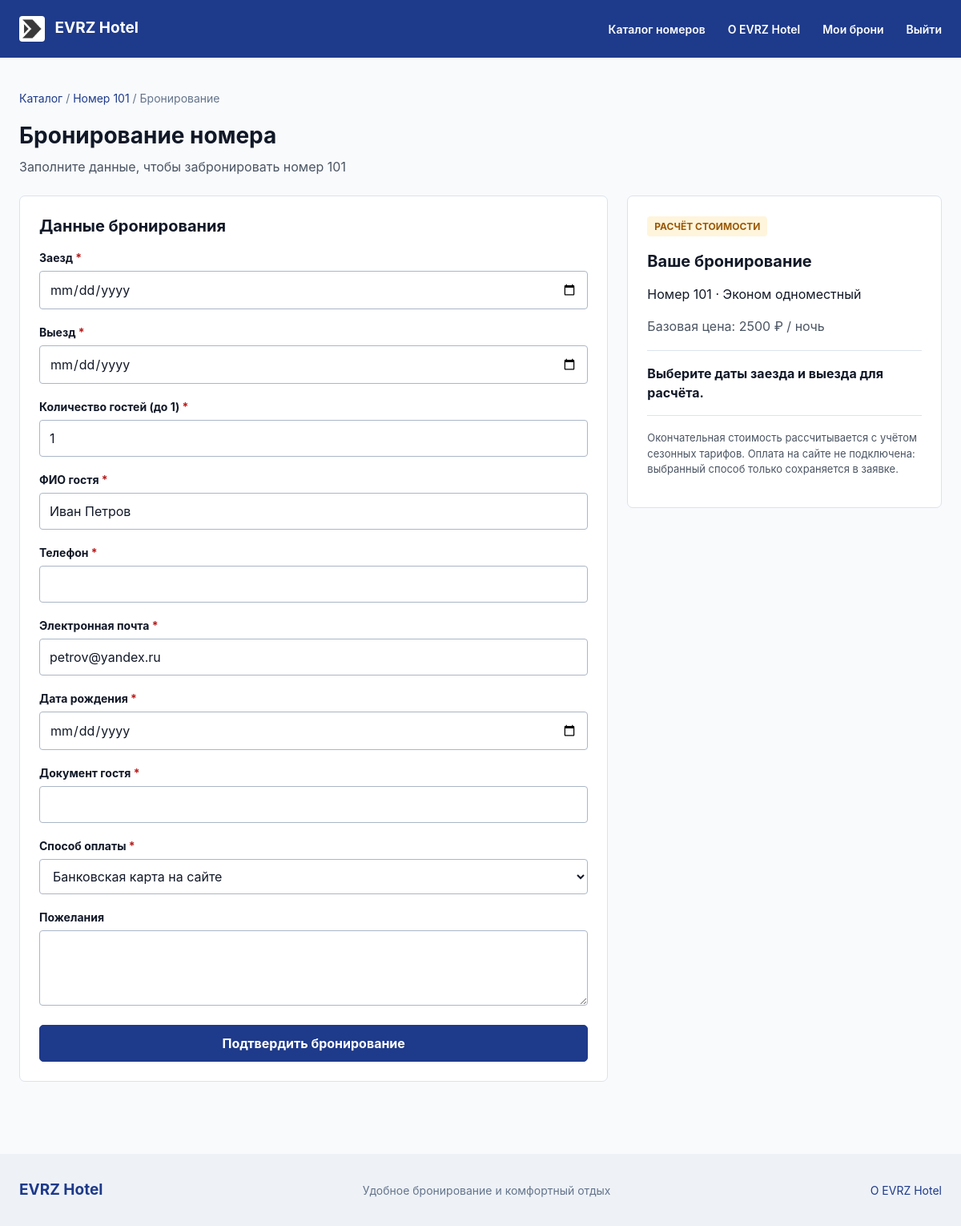
The app's page /rooms/106/book/ (signed in) with its own data.
### hotel/models.py (models this page shows, shortened)
class Room(models.Model):
    room_number = models.CharField(max_length=10, unique=True, verbose_name='Номер комнаты')
    room_type = models.ForeignKey(RoomType, on_delete=models.PROTECT, related_name='rooms', verbose_name='Тип номера')
    floor = models.PositiveSmallIntegerField(
        default=1,
        validators=[MinValueValidator(1), MaxValueValidator(30)],
        verbose_name="Этаж"
    )
    amenities = models.ManyToManyField(
        Amenity,
        through="RoomAmenity",
        related_name="rooms",
        blank=True,
        verbose_name="Удобства в номере"
    )
    image = models.ImageField(upload_to='rooms_photos/', blank=True, null=True, verbose_name='Фотография номера')
    is_active = models.BooleanField(default=True, verbose_name='Доступен для бронирования')
    description = models.TextField(blank=True, verbose_name='Особенности номера')
    class Meta:
        verbose_name = "Номер"
        verbose_name_plural = "Номера"
        ordering = ["floor", "room_number"]
        constraints = [
            models.CheckConstraint(check=Q(floor__gte=1), name='room_floor_min_1'),
        ]

class RoomType(models.Model):
    name = models.CharField(max_length=100, unique=True, verbose_name='Название категории')
    base_price = models.DecimalField(
        max_digits=10,
        decimal_places=2,
        validators=[MinValueValidator(500)],
        verbose_name="Базовая цена за сутки (руб.)"
    )
    max_guests = models.PositiveSmallIntegerField(
        default=2,
        validators=[MinValueValidator(1), MaxValueValidator(10)],
        verbose_name="Максимальная вместимость гостей"
    )
    area = models.DecimalField(
        max_digits=5,
        decimal_places=1,
        validators=[MinValueValidator(8.0)],
        verbose_name="Площадь номера (кв. м)"
    )
    description = models.TextField(blank=True, verbose_name='Описание категории')
    class Meta:
        verbose_name = "Тип номера"
        verbose_name_plural = "Типы номеров"
        ordering = ["base_price", "name"]
        constraints = [
            models.CheckConstraint(check=Q(base_price__gt=0), name='roomtype_base_price_positive'),
            models.CheckConstraint(check=Q(max_guests__gte=1), name='roomtype_max_guests_min_1'),
        ]

### hotel/views.py (the view, shortened to what this page needs)
# urls.py: path('rooms/<int:pk>/book/', views.book, name='book'),
@login_required
def book(request, pk):
    room = get_object_or_404(Room.objects.select_related('room_type'), pk=pk, is_active=True)
    extra_names = [v.strip() for v in request.POST.getlist('extra_guest_name') if v.strip()]
    extra_births = request.POST.getlist('extra_guest_birth')
    extra_docs = request.POST.getlist('extra_guest_doc')
    extra_phones = request.POST.getlist('extra_guest_phone')
    initial = {}
    if request.method == 'GET':
        if request.GET.get('check_in') or request.GET.get('check_in_date'):
            initial['check_in_date'] = request.GET.get('check_in') or request.GET.get('check_in_date')
        if request.GET.get('check_out') or request.GET.get('check_out_date'):
            initial['check_out_date'] = request.GET.get('check_out') or request.GET.get('check_out_date')
        if request.user.email:
            initial['email'] = request.user.email
        full = request.user.get_full_name().strip()
        if full:
            initial['full_name'] = full
    form = BookingForm(
        request.POST or None,
        initial=initial,
        room=room,
        extra_guests_count=len(extra_names),
    )
    context = {
        'room': room,
        'form': form,
    }
    return TemplateResponse(request, 'book.html', context)

### hotel/templates/book.html (shortened to what this page needs)
{% extends 'base.html' %}
{% block content %}
  <p class="breadcrumbs">
    <a href="{% url 'catalog' %}">Каталог</a> / <a href="{% url 'room_detail' room.pk %}">Номер {{ room.room_number }}</a> / Бронирование
  </p>
  <h1>Бронирование номера</h1>
  <p class="muted intro">Заполните данные, чтобы забронировать номер {{ room.room_number }}</p>
  <div class="booking-block">
    <div class="panel">
      <h2>Данные бронирования</h2>
      <form method="post" class="validated-form" novalidate>
        <div class="form-pole">
          <label for="id_check_in_date">Заезд <span class="required">*</span></label>
          {{ form.check_in_date }}
        </div>
        <div class="form-pole">
          <label for="id_check_out_date">Выезд <span class="required">*</span></label>
          {{ form.check_out_date }}
        </div>
        <div class="form-pole">
          <label for="id_guests_count">Количество гостей (до {{ room.room_type.max_guests }}) <span class="required">*</span></label>
          {{ form.guests_count }}
        </div>
        <div class="form-pole">
          <label for="id_full_name">ФИО гостя <span class="required">*</span></label>
          {{ form.full_name }}
        </div>
        <div class="form-pole">
          <label for="id_phone">Телефон <span class="required">*</span></label>
          {{ form.phone }}
        </div>
        <div class="form-pole">
          <label for="id_email">Электронная почта <span class="required">*</span></label>
          {{ form.email }}
        </div>
        <div class="form-pole">
          <label for="id_birth_date">Дата рождения <span class="required">*</span></label>
          {{ form.birth_date }}
        </div>
        <div class="form-pole">
          <label for="id_document_number">Документ гостя <span class="required">*</span></label>
          {{ form.document_number }}
        </div>
        <div class="form-pole">
          <label for="id_payment_method">Способ оплаты <span class="required">*</span></label>
          {{ form.payment_method }}
        </div>
        <div class="form-pole">
          <label for="id_comment">Пожелания</label>
          {{ form.comment }}
        </div>
        <button class="full" type="submit">Подтвердить бронирование</button>
      </form>
    </div>
    <div class="panel price-block" data-calc-url="{% url 'api_calc_price' %}" data-room-id="{{ room.pk }}">
      <span class="badge warning">РАСЧЁТ СТОИМОСТИ</span>
      <h2>Ваше бронирование</h2>
      <p>Номер {{ room.room_number }} · {{ room.room_type.name }}</p>
      <p class="muted">Базовая цена: {{ room.room_type.base_price|floatformat:0 }} ₽ / ночь</p>
      <div id="quote-result" aria-live="polite">Выберите даты заезда и выезда для расчёта.</div>
      <p class="fine">Окончательная стоимость рассчитывается с учётом сезонных тарифов. Оплата на сайте не подключена: выбранный способ только сохраняется в заявке.</p>
    </div>
  </div>
{% endblock %}

### hotel/static/css/styles.css (style rules this page uses)
:root { --color-primary: #1E3A8A; --color-secondary: #3B82F6; --color-accent: #D97706; --color-bg: #F8FAFC; --color-card: #FFFFFF; --color-text: #111827; --color-success: #16A34A; --color-warning: #EAB308; --color-error: #DC2626; --font-main: Inter, Arial, sans-serif; --font-num: Roboto, sans-serif; }
* { box-sizing: border-box; }
html { font-family: var(--font-main); color: var(--color-text); background: var(--color-bg); overflow-x: hidden; }
body { min-height: 100vh; display: flex; flex-direction: column; margin: 0; font-size: 16px; line-height: 1.5; overflow-x: hidden; }
a { color: #1e3a8a; text-decoration: none; }
button, input, select, textarea { font: inherit; }
button, .button { display: inline-flex; align-items: center; justify-content: center; min-height: 44px; padding: 10px 18px; border: 1px solid #1e3a8a; border-radius: 5px; background: #1e3a8a; color: white; font-weight: 700; cursor: pointer; text-align: center; }
.full { width: 100%; }
h1, h2, h3, p { margin-top: 0; }
h1 { font-size: 28px; line-height: 1.2; margin-bottom: 9px; }
h2 { font-size: 22px; line-height: 1.3; }
.muted, small, .fine { color: #4b5563; }
.count, .badge { font-size: 12px; font-weight: 700; border-radius: 4px; padding: 5px 9px; background: #eaf1ff; color: #1e3a8a; white-space: normal; }
.filter, .panel, .card { background: white; border: 1px solid #dce3ed; border-radius: 7px; }
.filter label, .form-pole label { display: block; font-size: 14px; font-weight: 700; margin-bottom: 16px; }
input, select, textarea { width: 100%; min-height: 44px; border: 1px solid #aab6c6; border-radius: 4px; background: white; color: #111827; padding: 10px 12px; }
textarea { resize: vertical; }
.breadcrumbs { font-size: 14px; color: #64748b; margin-bottom: 20px; }
.detail-layout, .booking-block { display: flex; gap: 24px; align-items: flex-start; }
.detail-layout > div, .booking-block > div { flex: 1; min-width: 0; }
.detail-layout > div:first-child, .booking-block > div:first-child { flex: 2; }
.panel { padding: 24px; margin-bottom: 20px; }
.intro { margin-bottom: 24px; }
.booking-block h2 { font-size: 20px; }
.warning { background: #fff5dc; color: #9a5807; }
.price-block h2 { margin-top: 20px; }
.price-block #quote-result { padding: 16px 0; margin: 18px 0; border-top: 1px solid #dce3ed; border-bottom: 1px solid #dce3ed; font-weight: bold; }
.fine { font-size: 13px; }
.form-pole { margin-bottom: 18px; }
.form-pole label { margin-bottom: 6px; }
.error, .error-list, .required { color: #b91c1c; }

### records on screen
Room: room_number "101", room_type.max_guests "1", room_type.name "Эконом одноместный", room_type.base_price "2500"
